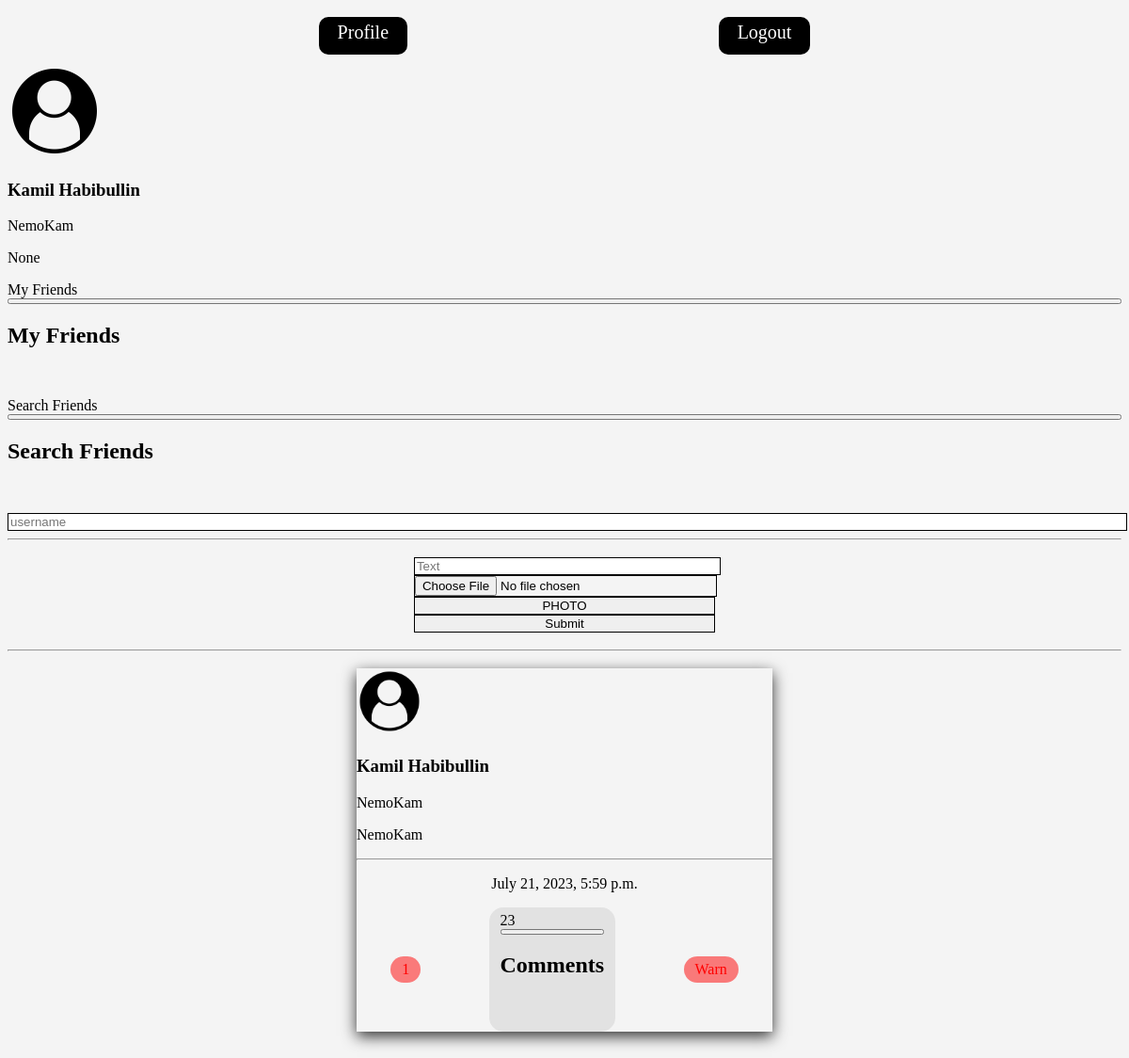
Screenshot of /profile/ (signed in) with the database file from the repository.
### profileapp/models.py (models this page shows, shortened)
class ProfileUser(AbstractUser):
    MALE = 'M'
    FEMALE = 'W'
    GENDER_CHOICES = (
        (MALE, 'мужской'),
        (FEMALE, 'женский')
    )
    activation_key = models.CharField(max_length=128, blank=True)
    birthday = models.DateField(_('birthday'), default=None, null=True)
    gender = models.CharField(_('gender'), max_length=1, choices=GENDER_CHOICES, default='M')
    avatar = models.ImageField(upload_to='users/avatars', blank=True, default="users/avatars/default_user_icon.png")
    about = models.CharField(_('about'), max_length=128, null=True)
    pre_friends = models.ManyToManyField("self", blank=True, related_name=_("maybe_friends"), symmetrical=False)
    friends = models.ManyToManyField("self", blank=True, related_name=_("friends"))

class Post(models.Model):
    author = models.ForeignKey('ProfileUser', on_delete=models.CASCADE)
    text = models.CharField(max_length=4000)
    img = models.ImageField(upload_to='posts/', blank=True, null=True)
    likes = models.ManyToManyField("ProfileUser", blank=True, related_name='post_likes')
    comments = models.ManyToManyField("Comment", blank=True, related_name='post_comments')
    warned = models.ManyToManyField("ProfileUser", blank=True, related_name='post_warned')
    created_at = models.DateTimeField(auto_now=True)

### profileapp/views.py (the view)
# urls.py: path('', profileapp.user_profile, name='profile'),
@login_required
def user_profile(request):
    profile = request.user
    wanted_friends_cnt = ProfileUser.objects.filter(pre_friends__in=ProfileUser.objects.filter(id=request.user.id)).count()
    posts_create_form = PostCreateForm()
    comments_create_form = CommentCreateForm()
    posts = Post.objects.filter(author=request.user)
    data = {
        'page_title': 'Profile',
        'user_model': profile,
        'wanted_friends_cnt': wanted_friends_cnt,
        'posts_create_form': posts_create_form,
        'comments_create_form': comments_create_form,
        'posts': posts
    }
    return render(request, 'profileapp/profile.html', data)

### profileapp/forms.py (shortened to what this page needs)
class PostCreateForm(forms.ModelForm):
    def __init__(self, *args, **kwargs):
        super().__init__(*args, **kwargs)
        for visible in self.visible_fields():
            visible.field.widget.attrs['class'] = 'uk-input'
            visible.field.widget.attrs['placeholder'] = visible.field.label
            visible.field.widget.attrs['required'] = 'required'
        self.fields['img'].widget.attrs.pop('required')
    class Meta:
        model = Post
        fields = ('text', 'img')

class CommentCreateForm(forms.ModelForm):
    def __init__(self, *args, **kwargs):
        super().__init__(*args, **kwargs)
        for visible in self.visible_fields():
            visible.field.widget.attrs['class'] = 'uk-input comments_inp'
            visible.field.widget.attrs['placeholder'] = visible.field.label
            visible.field.widget.attrs['required'] = 'required'
        self.fields['img'].widget.attrs.pop('required')
        self.fields['img'].widget.attrs['class'] = 'uk-input'
    class Meta:
        model = Comment
        fields = ('text', 'img')

### profileapp/templates/profileapp/profile.html (shortened to what this page needs)
{% extends 'base.html' %}
{% load static %}
{% block css %}
    <link href="{% static 'profileapp/profile.css' %}" rel="stylesheet"/>
{% endblock %}
{% block content %}
    <div class="auth-main">
        <div class="profile">
            <div class="uk-card uk-card-default">
                <div class="uk-card-header">
                    <div class="uk-grid-small uk-flex-middle" uk-grid>
                        <div class="uk-width-auto">
                            <img class="uk-border-circle" width="100" height="100" src="{{ user_model.avatar.url }}" alt="Avatar">
                        </div>
                        <div class="uk-width-expand">
                            <h3 class="uk-card-title uk-margin-remove-bottom">{{ user_model.first_name }} {{ user_model.last_name}}</h3>
                            <p class="uk-text-meta uk-margin-remove-top">{{ user_model.username }}</p>
                        </div>
                    </div>
                </div>
                <div class="uk-card-body">
                    <p>{{ user_model.about }}</p>
                </div>
                <div class="uk-card-footer">
                    <a class="uk-button uk-button-default" uk-toggle="target: #modal-sections-my-friends" onclick="friends_get()">My Friends</a>
                    <div id="modal-sections-my-friends" uk-modal>
                        <div class="uk-modal-dialog">
                            <button class="uk-modal-close-default" type="button" uk-close></button>
                            <div class="uk-modal-header">
                                <h2 class="uk-modal-title">My Friends</h2>
                            </div>
                            <div class="uk-modal-body">
                            </div>
                        </div>
                    </div>
                    <a class="uk-button uk-button-default" uk-toggle="target: #modal-sections-new-friends">Search Friends</a>
                    <div id="modal-sections-new-friends" uk-modal>
                        <div class="uk-modal-dialog">
                            <button class="uk-modal-close-default" type="button" uk-close></button>
                            <div class="uk-modal-header">
                                <h2 class="uk-modal-title">Search Friends</h2>
                            </div>
                            <div class="uk-modal-body">
                            </div>
                            <div class="uk-modal-footer">
                                <input type="text" name="find_friend_input" id="" placeholder="username" class="uk-input">
                            </div>
                        </div>
                    </div>
                </div>
            </div>
        </div>
        <hr>
        <div class="new_post">
            <form action="{% url 'profileapp:posts_create' %}" method="post" enctype="multipart/form-data" class="uk-grid new_post_form" uk-grid>
                <div class="uk-width-1-1">
                    {{ posts_create_form.text }}
                </div>
                <div class="uk-width-1-1" uk-form-custom>
                    {{ posts_create_form.img }}
                    <button class="uk-button uk-button-default post_inp" type="button" tabindex="-1">PHOTO</button>
                </div>
                <div class="uk-width-1-1">
                    <button class="uk-button uk-button-default post_inp">Submit</button>
                </div>
            </form>
        </div>
        <hr>
        <div class="posts">
            {% for post in posts %}
                <div class="post uk-card uk-card-default" id="post_{{ post.id }}">
                    <div class="uk-card-header">
                        <div class="uk-grid-small uk-flex-middle uk-grid" uk-grid="">
                            <div class="uk-width-auto uk-first-column">
                                <img class="uk-border-circle" width="70" height="70" src="{{ post.author.avatar.url }}" alt="Avatar">
                            </div>
                            <div class="uk-width-expand">
                                <h3 class="uk-card-title uk-margin-remove-bottom">{{ post.author.first_name }} {{ post.author.last_name }}</h3>
                                <p class="uk-text-meta uk-margin-remove-top">{{ post.author.username }}</p>
                            </div>
                        </div>
                    </div>
                    <div class="uk-card-body">
                        <p class="card_text">{{ post.text }}</p>
                        <hr>
                        <p class="post_created_at">{{ post.created_at }}</p>
                    </div>
                    <div class="uk-card-footer post_footer">
                        <div class="likes{% if request.user in post.likes.all %} liked{% endif %}" onclick="post_like('{{ post.id }}')">
                            <a uk-icon="icon: heart" class="icon_for_post like_icon"> </a><span class="likes_span"> {{ post.likes.count }}</span>
                        </div>
                        <div class="post_comments" onclick="post_comm('{{ post.id }}')" uk-toggle="target: #modal-sections-comments_{{ post.id }}">
                            <a uk-icon="icon: comments" class="icon_for_post"> </a><span class="post_comments_span"> {{ post.comments.count }}</span>
                            <div id="modal-sections-comments_{{ post.id }}" uk-modal>
                                <div class="uk-modal-dialog">
                                    <button class="uk-modal-close-default" type="button" uk-close></button>
                                    <div class="uk-modal-header">
                                        <h2 class="uk-modal-title">Comments</h2>
                                    </div>
                                    <div class="uk-modal-body">
                                    </div>
                                </div>
                            </div>
                        </div>
                        <div class="warning{% if request.user in post.warned.all %} warned{% endif %}" {% if request.user not in post.warned.all %} onclick="post_warn('{{ post.id }}')" {% endif %}>
                            <a uk-icon="icon: warning" class="icon_for_post"> </a><span> Warn</span>
                        </div>
                    </div>
                </div>
            {% endfor %}
        </div>
    </div>
{% endblock %}

### static/profileapp/profile.css (style rules this page uses)
html, body { background: rgb(244, 244, 244); }
a { text-decoration: none !important; transition: all ease-in 0.25s; }
.uk-modal-dialog { height: 100% !important; display: flex; flex-direction: column; justify-content: space-between; }
.uk-modal-body { height: 100% !important; display: flex; flex-direction: column; justify-content: space-between; overflow-y: scroll; overflow-x: hidden; }
.new_post { width: 50%; margin: auto; display: flex; justify-content: center; align-items: center; border-radius: 10px; padding: 10px; }
.uk-input, .post_inp { width: 100% !important; border: 1px solid black; }
.posts { display: flex; flex-direction: column; justify-content: space-evenly; align-items: center; padding: 10px; }
.post { box-shadow: 0 5px 15px rgba(0, 0, 0, 0.8); margin-bottom: 100px; }
.post_created_at { text-align: center; }
.likes, .post_comments, .warning { transition: all ease-in-out 0.25s; background: rgb(226, 226, 226); border-radius: 15px; padding: 5px 12px; }
.post_footer { display: flex; justify-content: space-around; align-items: center; }
.liked { color: red; background: rgba(255, 0, 0, 0.5); }
.warned { color: red; background: rgba(255, 0, 0, 0.5); }

### rows the page displays
ProfileUser: avatar (placeholder picture), first_name "Kamil", last_name "Habibullin", username "NemoKam", about "None"
Post: author.avatar (placeholder picture), author.first_name "Kamil", author.last_name "Habibullin", author.username "NemoKam", text "NemoKam", created_at "July 21, 2023, 5:59 p.m.", likes.count "1", comments.count "23"
